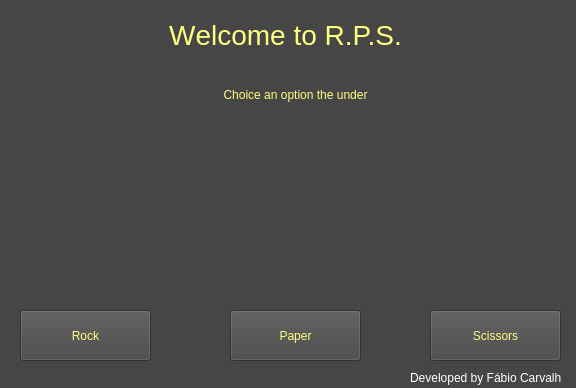
<?xml version="1.0" encoding="UTF-8"?>
<ui version="4.0">
 <class>MainWindow</class>
 <widget class="QMainWindow" name="MainWindow">
  <property name="geometry">
   <rect>
    <x>0</x>
    <y>0</y>
    <width>576</width>
    <height>388</height>
   </rect>
  </property>
  <property name="windowTitle">
   <string>Rock Paper Scissors</string>
  </property>
  <property name="styleSheet">
   <string notr="true">background-color: rgb(70, 70, 70);
color: rgb(255, 255, 255);</string>
  </property>
  <widget class="QWidget" name="centralwidget">
   <widget class="QStackedWidget" name="stackedWidget">
    <property name="geometry">
     <rect>
      <x>10</x>
      <y>10</y>
      <width>561</width>
      <height>361</height>
     </rect>
    </property>
    <property name="currentIndex">
     <number>0</number>
    </property>
    <widget class="QWidget" name="page_1">
     <widget class="QPushButton" name="btnRock">
      <property name="geometry">
       <rect>
        <x>10</x>
        <y>300</y>
        <width>131</width>
        <height>51</height>
       </rect>
      </property>
      <property name="styleSheet">
       <string notr="true">font: 14pt &quot;MS Shell Dlg 2&quot;;
color: rgb(255, 255, 127);</string>
      </property>
      <property name="text">
       <string>Rock</string>
      </property>
     </widget>
     <widget class="QPushButton" name="btnPaper">
      <property name="geometry">
       <rect>
        <x>220</x>
        <y>300</y>
        <width>131</width>
        <height>51</height>
       </rect>
      </property>
      <property name="styleSheet">
       <string notr="true">font: 14pt &quot;MS Shell Dlg 2&quot;;
color: rgb(255, 255, 127);</string>
      </property>
      <property name="text">
       <string>Paper</string>
      </property>
     </widget>
     <widget class="QPushButton" name="btnScissors">
      <property name="geometry">
       <rect>
        <x>420</x>
        <y>300</y>
        <width>131</width>
        <height>51</height>
       </rect>
      </property>
      <property name="styleSheet">
       <string notr="true">font: 14pt &quot;MS Shell Dlg 2&quot;;
color: rgb(255, 255, 127);</string>
      </property>
      <property name="text">
       <string>Scissors</string>
      </property>
     </widget>
     <widget class="QLabel" name="label">
      <property name="geometry">
       <rect>
        <x>100</x>
        <y>60</y>
        <width>371</width>
        <height>51</height>
       </rect>
      </property>
      <property name="styleSheet">
       <string notr="true">font: 20pt &quot;MS Shell Dlg 2&quot;;
color: rgb(85, 170, 255);</string>
      </property>
      <property name="text">
       <string>&lt;html&gt;&lt;head/&gt;&lt;body&gt;&lt;p align=&quot;center&quot;&gt;&lt;span style=&quot; color:#ffff7f;&quot;&gt;Choice an option the under&lt;/span&gt;&lt;/p&gt;&lt;/body&gt;&lt;/html&gt;</string>
      </property>
     </widget>
     <widget class="QLabel" name="windowStart">
      <property name="geometry">
       <rect>
        <x>10</x>
        <y>120</y>
        <width>541</width>
        <height>161</height>
       </rect>
      </property>
      <property name="minimumSize">
       <size>
        <width>541</width>
        <height>161</height>
       </size>
      </property>
      <property name="maximumSize">
       <size>
        <width>541</width>
        <height>161</height>
       </size>
      </property>
      <property name="text">
       <string/>
      </property>
     </widget>
     <widget class="QLabel" name="label_5">
      <property name="geometry">
       <rect>
        <x>0</x>
        <y>0</y>
        <width>551</width>
        <height>51</height>
       </rect>
      </property>
      <property name="styleSheet">
       <string notr="true">font: 20pt &quot;MS Shell Dlg 2&quot;;</string>
      </property>
      <property name="text">
       <string>&lt;html&gt;&lt;head/&gt;&lt;body&gt;&lt;p align=&quot;center&quot;&gt;&lt;a name=&quot;tw-target-text&quot;/&gt;&lt;span style=&quot; font-family:'inherit'; font-size:28px; color:#ffff7f;&quot;&gt;W&lt;/span&gt;&lt;span style=&quot; font-family:'inherit'; font-size:28px; color:#ffff7f;&quot;&gt;elcome to R.P.S.&lt;/span&gt;&lt;/p&gt;&lt;/body&gt;&lt;/html&gt;</string>
      </property>
     </widget>
    </widget>
    <widget class="QWidget" name="page_2">
     <widget class="QLabel" name="player">
      <property name="geometry">
       <rect>
        <x>10</x>
        <y>70</y>
        <width>231</width>
        <height>251</height>
       </rect>
      </property>
      <property name="text">
       <string/>
      </property>
     </widget>
     <widget class="QLabel" name="computador">
      <property name="geometry">
       <rect>
        <x>320</x>
        <y>70</y>
        <width>231</width>
        <height>251</height>
       </rect>
      </property>
      <property name="text">
       <string/>
      </property>
     </widget>
     <widget class="QLabel" name="label_2">
      <property name="geometry">
       <rect>
        <x>250</x>
        <y>110</y>
        <width>61</width>
        <height>131</height>
       </rect>
      </property>
      <property name="styleSheet">
       <string notr="true">color: rgb(255, 255, 127);
font: 72pt &quot;MS Shell Dlg 2&quot;;</string>
      </property>
      <property name="text">
       <string>&lt;html&gt;&lt;head/&gt;&lt;body&gt;&lt;p align=&quot;center&quot;&gt;x&lt;/p&gt;&lt;/body&gt;&lt;/html&gt;</string>
      </property>
     </widget>
     <widget class="QLabel" name="label_3">
      <property name="geometry">
       <rect>
        <x>50</x>
        <y>320</y>
        <width>81</width>
        <height>41</height>
       </rect>
      </property>
      <property name="styleSheet">
       <string notr="true">color: rgb(85, 170, 255);</string>
      </property>
      <property name="text">
       <string>&lt;html&gt;&lt;head/&gt;&lt;body&gt;&lt;p align=&quot;center&quot;&gt;&lt;span style=&quot; font-size:18pt;&quot;&gt;Player&lt;/span&gt;&lt;/p&gt;&lt;/body&gt;&lt;/html&gt;</string>
      </property>
     </widget>
     <widget class="QLabel" name="label_4">
      <property name="geometry">
       <rect>
        <x>380</x>
        <y>310</y>
        <width>121</width>
        <height>51</height>
       </rect>
      </property>
      <property name="styleSheet">
       <string notr="true">color: rgb(255, 170, 0);</string>
      </property>
      <property name="text">
       <string>&lt;html&gt;&lt;head/&gt;&lt;body&gt;&lt;p align=&quot;center&quot;&gt;&lt;a name=&quot;tw-target-text&quot;/&gt;&lt;span style=&quot; font-family:'inherit'; font-size:28px; color:#ffaa00;&quot;&gt;c&lt;/span&gt;&lt;span style=&quot; font-family:'inherit'; font-size:28px; color:#ffaa00;&quot;&gt;omputer&lt;/span&gt;&lt;/p&gt;&lt;/body&gt;&lt;/html&gt;</string>
      </property>
     </widget>
     <widget class="QPushButton" name="btnRestart">
      <property name="geometry">
       <rect>
        <x>240</x>
        <y>250</y>
        <width>71</width>
        <height>51</height>
       </rect>
      </property>
      <property name="styleSheet">
       <string notr="true">font: 14pt &quot;MS Shell Dlg 2&quot;;
color: rgb(255, 255, 127);</string>
      </property>
      <property name="text">
       <string>Restart</string>
      </property>
     </widget>
     <widget class="QLabel" name="infoText">
      <property name="geometry">
       <rect>
        <x>10</x>
        <y>10</y>
        <width>541</width>
        <height>51</height>
       </rect>
      </property>
      <property name="styleSheet">
       <string notr="true">font: 20pt &quot;MS Shell Dlg 2&quot;;

</string>
      </property>
      <property name="text">
       <string>&lt;html&gt;&lt;head/&gt;&lt;body&gt;&lt;p align=&quot;center&quot;&gt;&lt;br/&gt;&lt;/p&gt;&lt;/body&gt;&lt;/html&gt;</string>
      </property>
     </widget>
    </widget>
   </widget>
   <widget class="QLabel" name="label_6">
    <property name="geometry">
     <rect>
      <x>410</x>
      <y>370</y>
      <width>151</width>
      <height>16</height>
     </rect>
    </property>
    <property name="text">
     <string>Developed by Fábio Carvalho</string>
    </property>
   </widget>
  </widget>
 </widget>
 <resources/>
 <connections/>
</ui>
